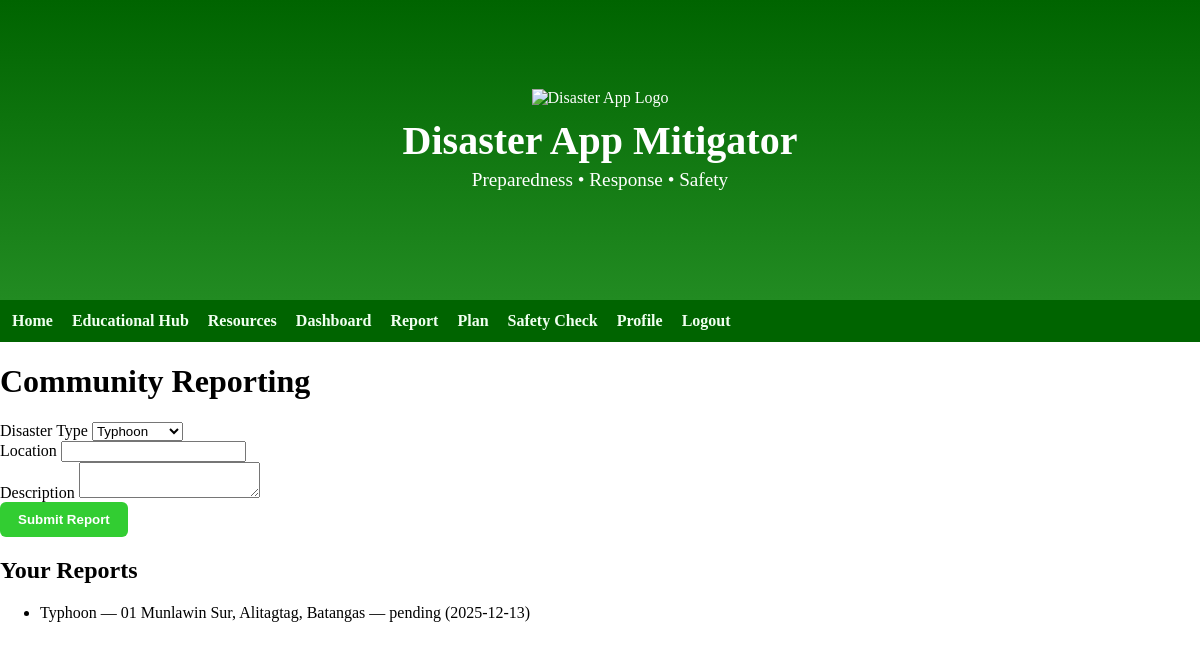
/communityreport (signed in), run on the app's committed database.
### python/models.py (models this page shows)
class CommunityReport(db.Model):
    __tablename__ = "community_report"
    id = db.Column(db.Integer, primary_key=True)
    user_id = db.Column(db.Integer, db.ForeignKey("user.id"), nullable=False)
    disaster_type = db.Column(db.String(100), nullable=False)
    location = db.Column(db.String(255), nullable=False)
    description = db.Column(db.Text, nullable=False)
    status = db.Column(db.String(50), default="pending", nullable=False)  # pending, verified, resolved
    verified_by_admin_id = db.Column(db.Integer, db.ForeignKey("user.id"))
    created_at = db.Column(db.DateTime, default=datetime.utcnow)
    user = db.relationship("User", foreign_keys=[user_id])
    verified_by_admin = db.relationship("User", foreign_keys=[verified_by_admin_id])

### app.py (the view, shortened to what this page needs)
@app.route("/communityreport", methods=["GET", "POST"])
@login_required
def communityreport():
    form = ReportForm()
    my_reports = CommunityReport.query.filter_by(user_id=session["user_id"]).order_by(CommunityReport.created_at.desc()).all()
    return render_template("communityreport.html", form=form, my_reports=my_reports)

### python/forms.py
class ReportForm(FlaskForm):
    disaster_type = SelectField("Disaster Type", choices=[
        ("Typhoon", "Typhoon"), ("Flood", "Flood"), ("Earthquake", "Earthquake"),
        ("Fire", "Fire"), ("Landslide", "Landslide"), ("Other", "Other")
    ], validators=[DataRequired()])
    location = StringField("Location", validators=[DataRequired(), Length(max=255)])
    description = TextAreaField("Description", validators=[DataRequired()])
    submit = SubmitField("Submit Report")

### python/utils.py (called while the page is built)
def login_required(f):
    @wraps(f)
    def decorated_function(*args, **kwargs):
        if not session.get("user_id"):
            flash("Please log in to access this page.")
            return redirect(url_for("login"))
        return f(*args, **kwargs)
    return decorated_function

### templates/communityreport.html (shortened to what this page needs)
{% extends "base.html" %}
{% block content %}
  <h1>Community Reporting</h1>
  <form method="post">
    <div>{{ form.disaster_type.label }} {{ form.disaster_type() }}</div>
    <div>{{ form.location.label }} {{ form.location() }}</div>
    <div>{{ form.description.label }} {{ form.description() }}</div>
    <div>{{ form.submit() }}</div>
  </form>
  <h2>Your Reports</h2>
  <ul>
    {% for r in my_reports %}
      <li>{{ r.disaster_type }} — {{ r.location }} — {{ r.status }} ({{ r.created_at.strftime("%Y-%m-%d") }})</li>
    {% else %}
      <li>No reports yet.</li>
    {% endfor %}
  </ul>
{% endblock %}

### static/css/style.css (style rules this page uses)
body, .navbar { margin: 0; padding: 0; }
button, input[type="submit"] { background: #a0522d; color: #fff8dc; border: none; padding: 10px 18px; border-radius: 20px; cursor: pointer; font-weight: bold; }
body::before { content: ""; position: fixed; top: 0; left: 0; right: 0; bottom: 0; background: rgba(255, 255, 255, 0.6); z-index: -1; }
button, input[type="submit"] { background-color: #32cd32; color: white; border: none; padding: 10px 18px; border-radius: 6px; cursor: pointer; font-weight: bold; }

### data on the page
CommunityReport: disaster_type "Typhoon", location "01 Munlawin Sur, Alitagtag, Batangas", status "pending", created_at "2025-12-13"
